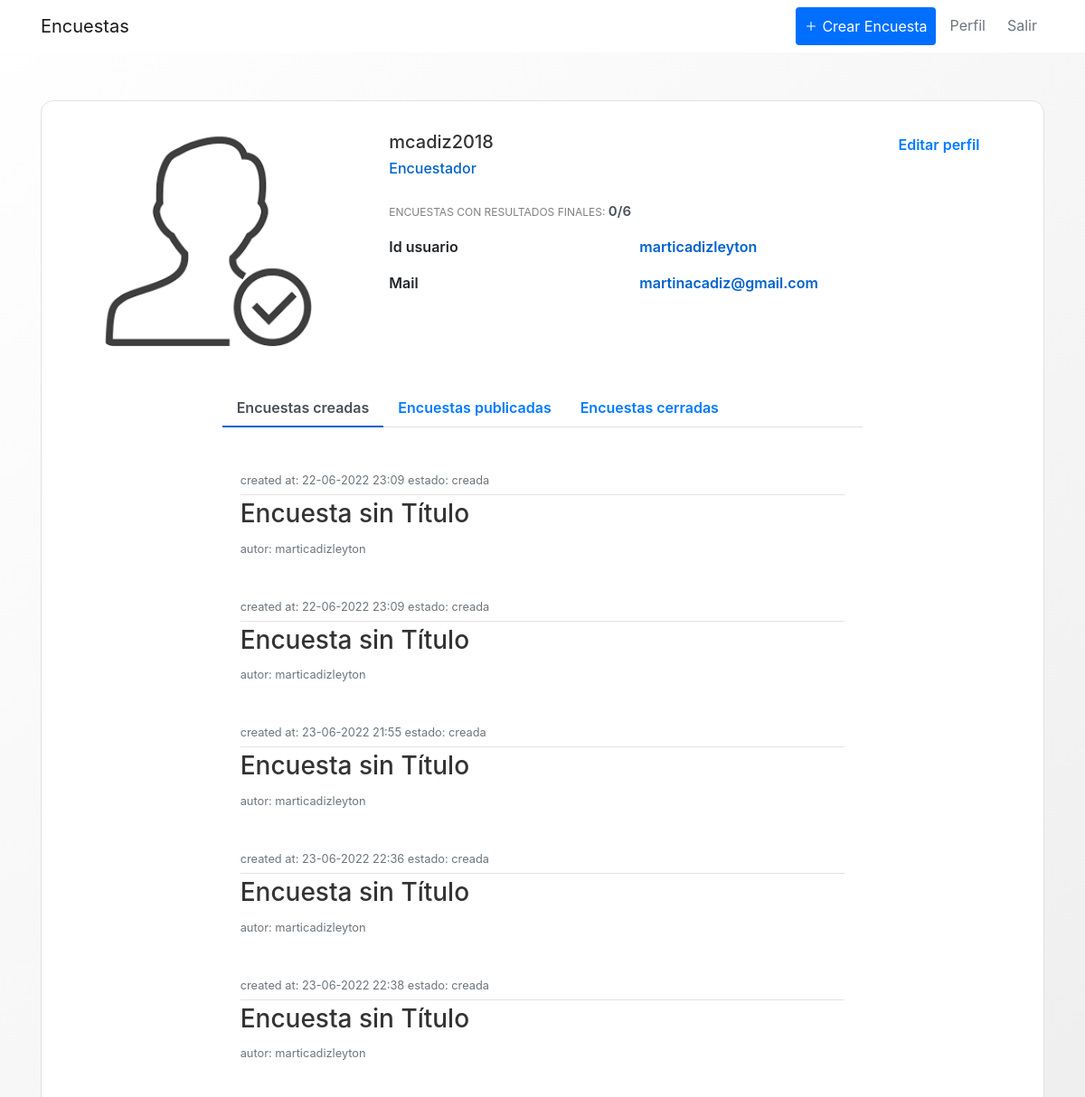
The app's page /profile (signed in), older data.
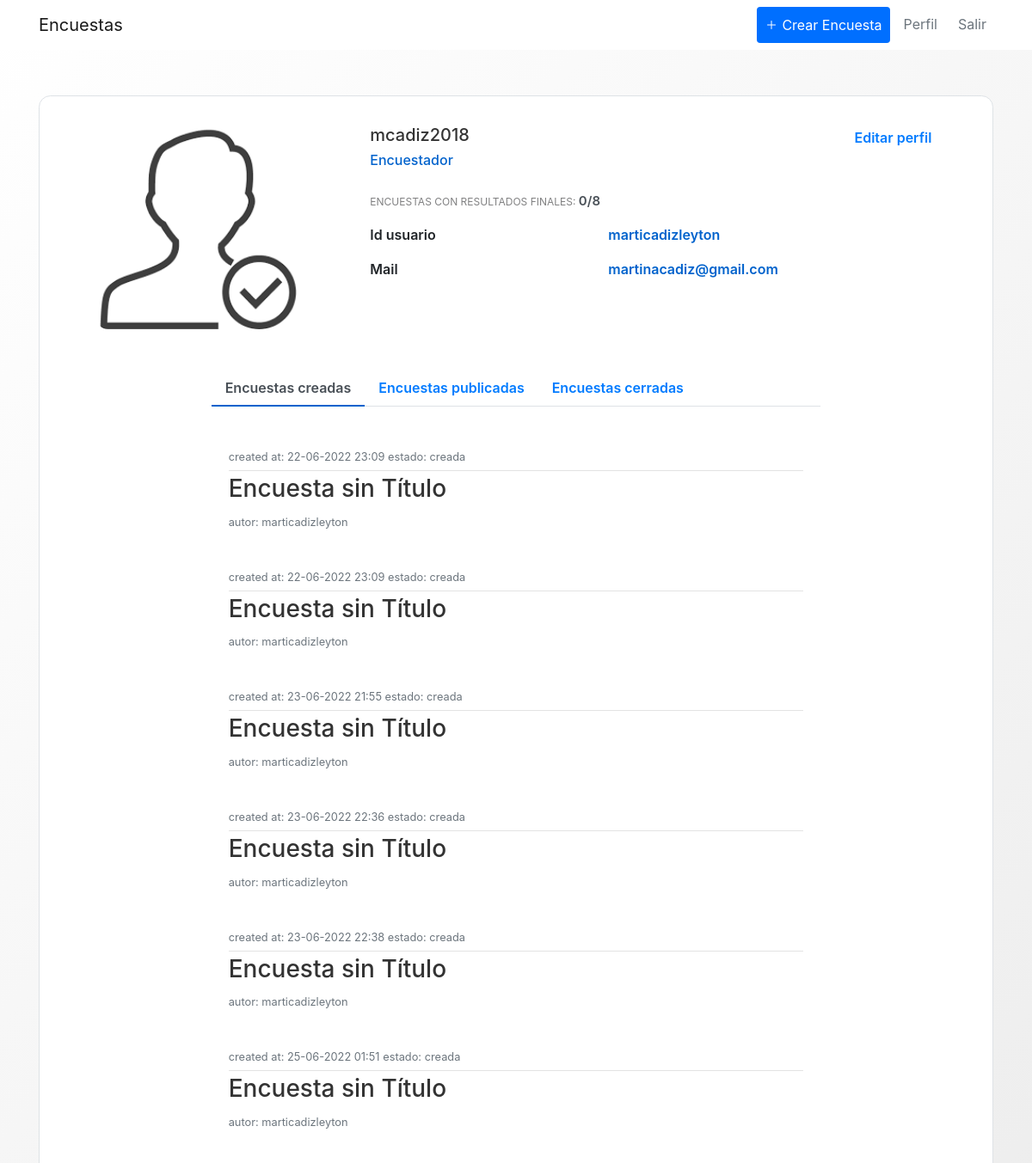
The same page, newer data.
### encuestas/models.py (models this page shows, shortened)
class User(db.Model,UserMixin):
    id = db.Column(db.Integer, primary_key=True)
    username = db.Column(db.String(20), unique=True, nullable=False)
    name = db.Column(db.String(20), nullable=False)
    email = db.Column(db.String(120), unique=True, nullable=False)
    image_file = db.Column(db.String(20), nullable=False, default='default.jpg')
    password = db.Column(db.String(60), nullable=False)
    posts = db.relationship('Post', backref='author', lazy=True)
    tipo = db.Column(db.String(20), nullable=False)
    visible_inf = db.Column(db.String(20), nullable=False, default=True)

class Encuesta(db.Model):
    id = db.Column(db.Integer, primary_key = True)
    title = db.Column(db.String(100),nullable = False)
    description = db.Column(db.String(1000), nullable = False)
    image_file = db.Column(db.String(20), nullable=False, default='default.jpg')
    date_created = db.Column(db.DateTime, nullable = False, default = datetime.utcnow)
    date_posted = db.Column(db.DateTime, default = datetime.utcnow)
    user_id = db.Column(db.Integer, db.ForeignKey('user.id'),nullable = False)
    preguntas = db.relationship('Pregunta', backref = 'content', lazy = True)
    estado =  db.Column(db.String(100), default = "creada")
    categoria = db.Column(db.String(100),default = "Categoría" , nullable=False)

### encuestas/routes.py (the view)
@app.route("/profile", methods=['GET', 'POST'])
@login_required
def profile():
    form = updatePerfil()
    respuesta = Respuesta.query.filter_by(id_usuario = current_user.username)
    if form.validate_on_submit():
        if form.picture.data:
            picture_file = guardarfoto(form.picture.data)
            current_user.image_file = picture_file
        current_user.name = form.name.data
        current_user.email = form.email.data
        current_user.visible_inf = form.visible.data
        db.session.commit()
        flash('Tus datos han sido actualizados', 'success')
        return redirect(url_for('profile'))
    elif request.method == 'GET':
        form.name.data = current_user.name
        form.email.data = current_user.email
    lista_query= []
    encuest = {}
    for i in respuesta:
        datet =  i.date
        encuest[i.date.strftime("%d-%m-%Y %H:%M:%S")] = i.id_encuesta
        encRESP = Encuesta.query.filter_by(id = i.id_encuesta )
    keys = list(encuest.keys())
    for i in encuest:
        print(encuest[i])
        lista_query.append(Encuesta.query.filter_by(id = encuest[i] ))
    if len(lista_query) ==0:
        lista_query = 0
    encPUBLIC = Encuesta.query.filter_by(user_id = current_user.username,estado = "publicada" )
    encCREATE = Encuesta.query.filter_by(user_id = current_user.username,estado = "creada" )
    encCLOSED = Encuesta.query.filter_by(user_id = current_user.username,estado = "cerrada" )
    TOTAL=len(encuest)
    TOTALC=0
    tipo = False
    perfil_usuario =  'profile_encuestado.html'
    if current_user.tipo == '1':
        tipo = True
        perfil_usuario =  'profile_encuestador.html'
        for i in encPUBLIC:
            TOTAL=TOTAL+1
        for i in encCREATE:
            TOTAL=TOTAL+1
        for i in encCLOSED:
            TOTALC=TOTALC+1
    image_file = url_for('static', filename= 'profile_pics/' + current_user.image_file)
    return render_template(perfil_usuario, title='Profile', image_file=image_file , encPUBLIC = encPUBLIC, form = form, encCREATE=encCREATE, encCLOSED=encCLOSED, TOTAL =TOTAL+TOTALC, TOTALC  =  TOTALC, tipo=tipo, lista_query=lista_query, keys = keys)

### encuestas/forms.py (shortened to what this page needs)
class updatePerfil(FlaskForm):
    name = StringField('Nombre',
                           validators=[DataRequired(), Length(min=2, max=20)])
    email = StringField('Email',
                        validators=[DataRequired(), Email()])
    submit = SubmitField('Actualiza tu información')
    picture = FileField('Actualiza foto de perfil', validators=[FileAllowed(['jpg','png'])])
    visible = BooleanField('Sí, quiero mi información visible en el perfil', default=True)

### encuestas/models.py (called while the page is built)
@login_manager_.user_loader
def load_user(user_id):
    return User.query.get(int(user_id))

### encuestas/templates/profile_encuestador.html (shortened to what this page needs)
{% extends "layout.html" %}
{% block content %}
<link href="//maxcdn.bootstrapcdn.com/bootstrap/4.1.1/css/bootstrap.min.css" rel="stylesheet" id="bootstrap-css">
<div class="container emp-profile border">
                <div class="row">
                    <div class="col-md-4">
                        <div class="profile-img  rounded-circle ">
                            <img src = "{{image_file}}" alt=""/>
                        </div>
                    </div>
                    <div class="col-md-6">
                        <div class="profile-head">
                                    <h5>
                                        {{current_user.name}}
                                    </h5>
                                    <h6>
                                        {% if tipo %}
                                            Encuestador
                                        {%    else %}
                                            Encuestado
                                        {%    endif %}
                                    </h6>
                                    <p class="proile-rating">ENCUESTAS CON RESULTADOS FINALES: <span>{{TOTALC}}/{{TOTAL}}</span></p>
                                    <div class="tab-content profile-tab" id="myTabContent">
                                        {% if current_user.visible_inf == '1' %}
                                        <div class="tab-pane fade show active" id="home" role="tabpanel" aria-labelledby="home-tab">
                                            <div class="row tab-pane fade show active " id="home" role="tabpanel" aria-labelledby="home-tab">
                                                <div class="col-md-6">
                                                    <label>Id usuario</label>
                                                </div>
                                                <div class="col-md-6">
                                                    <p>{{current_user.username}}</p>
                                                </div>
                                                <div class="col-md-6">
                                                    <label>Mail</label>
                                                </div>
                                                <div class="col-md-6">
                                                    <p>{{current_user.email}}</p>
                                                </div>
                                            </div>
                                        </div>
                                        {%    endif %}
                                    </div>
                        </div>
                    </div>
                    <div class="col-md-2">
                        <input  type="button" value="Editar perfil" class="profile-edit-btn btn-outline-primary" id="btn"  >
                    </div>
                </div>
                <div class="row-md-2">
                    <br>
                    <br>
                </div>
                <div class="row">
                    <div class="col-md-2">
                    </div>
                    <div class="col-md-8 profile-head">
                        <ul class="nav nav-tabs" id="myTab" role="tablist">
                            <li class="nav-item">
                                <a class="nav-link active" id="profile-tab" data-toggle="tab" href="#created" role="tab" aria-controls="created" aria-selected="true">Encuestas creadas</a>
                            </li>
                            <li class="nav-item">
                                <a class="nav-link" id="open-tab" data-toggle="tab" href="#open" role="tab" aria-controls="open" aria-selected="false">Encuestas publicadas</a>
                            </li>
                            <li class="nav-item">
                                <a class="nav-link" id="profile-tab" data-toggle="tab" href="#close" role="tab" aria-controls="close" aria-selected="false">Encuestas cerradas</a>
                            </li>
                        </ul>
                        <div class="tab-content profile-tab" id="myTabContent">
                            <div class="tab-pane fade show active" id="created" role="tabpanel" aria-labelledby="created-tab">
                                <div class="column">
                                    <div class="row-md-8">
                                    {% for encuesta in encCREATE %}
                                    <article class="media content-section">
                                        <div class="media-body">
                                            <div class="article-metadata">
                                                <small class="text-muted">
                                                    created at: {{encuesta.date_created.strftime('%d-%m-%Y %H:%M')}}
                                                </small>
                                                <small class="text-muted">
                                                    estado: {{encuesta.estado}}
                                                </small>
                                            </div>
                                                <h2>
                                                    <a class="article-title"
                                                    href="{{ url_for('encuesta', encuesta_id=encuesta.id)}}"> <h3>{{ encuesta.title }} </h3></a>
                                                </h2>
                                                <small class="text-muted">
                                                    autor: {{encuesta.user_id}}
                                                </small>
                                            </div>
                                        </article>
                                        {% endfor %}
                                    </div>
                                </div>
                            </div>
                        </div>
                    </div>
                </div>
        </div>
        {% endblock content %}

### encuestas/templates/layout.html (shortened to what this page needs)
<!DOCTYPE html>
<html>
<head>
    <link rel="stylesheet" href="https://maxcdn.bootstrapcdn.com/bootstrap/4.0.0/css/bootstrap.min.css">
    <link rel="stylesheet" type="text/css" href="{{ url_for('static', filename='main.css') }}">
</head>
<body>
    <header class="site-header">
      <nav class="navbar navbar-expand-lg bg-white navbar-light bg-white fixed-top ">
        <div class="container">
          <a class="navbar-brand mr-4 " href="/">Encuestas</a>
          <div class="collapse navbar-collapse" id="navbarToggle">
            <div class="navbar-nav">
              {%block change_button%}
              {% if current_user.is_authenticated and current_user.tipo =='1' %}
               <a class="nav-item text-white nav-link btn primary-button brand-color d-flex align-items-center gap-3" href="{{ url_for('crear_encuesta')}}">
                  <ion-icon class = "aligm-middle"name="add-outline"></ion-icon>
                  <span>
                    Crear Encuesta
                  </span>
              </a>
              {% endif %}
              {%endblock change_button%}
              {% if current_user.is_authenticated %}
              <a class="nav-item text-secondary nav-link  btn-link px-3 me-2" href="{{ url_for('profile') }}">Perfil</a>
              <a class="nav-item text-secondary nav-link" href="{{ url_for('logout') }}">Salir</a>
              {% else %}
              <a class="nav-item text-secondary nav-link" href="{{ url_for('login') }}">Login</a>
              <a class="nav-item text-secondary nav-link" href="{{ url_for('register') }}">Registrate</a>
              {% endif %}
            </div>
          </div>
        </div>
      </nav>
    </header>
    <main role="main" class="container">
      <div >
        <div id ="content-section">
          {% block content %}{% endblock %}
        </div>
      </div>
    </main>
</body>
</html>

### encuestas/static/main.css (style rules this page uses)
body { font-family: "Roboto", sans-serif; font-weight: 400; background: #fafafa; color: #333; margin-top: 3.4rem; box-sizing: border-box; }
h1, h2, h3, h4, h5, h6 { color: #444444; }
.site-header .navbar-nav .nav-link { color: #cbd5db; }
.container { max-width: 1200px; width: 1200px; }
.content-section { background: #ffffff; padding: 10px 20px; border-radius: 3px; margin-bottom: 20px; }
.article-title { color: #333; }
.article-metadata { padding-bottom: 5px; margin-bottom: 4px; border-bottom: 1px solid #e3e3e3; }
.gap-3 { gap: 0.3rem; }
html, body { width: 100%; height: 100%; }
body { background: linear-gradient(-45deg, #ffffff, #e4e4e4, #ffffff); background-size: 400% 400%; animation: gradient 15s ease; }
.emp-profile { padding: 3%; margin-top: 10%; margin-bottom: 10%; border-radius: 0.85rem; background: #fff; }
.profile-img { text-align: center; }
.profile-img img { width: 70%; height: 100%; border-radius: 0.85rem; }
.profile-head h5 { color: #333; }
.profile-head h6 { color: #0062cc; }
.profile-edit-btn { border: none; border-radius: 1.5rem; width: 70%; padding: 2%; font-weight: 600; color: #6c757d; cursor: pointer; }
.proile-rating { font-size: 12px; color: #818182; margin-top: 5%; }
.proile-rating span { color: #495057; font-size: 15px; font-weight: 600; }
.profile-head .nav-tabs { margin-bottom: 5%; }
.profile-head .nav-tabs .nav-link { font-weight: 600; border: none; }
.profile-head .nav-tabs .nav-link.active { border: none; border-bottom: 2px solid #0062cc; }
.profile-tab label { font-weight: 600; }
.profile-tab p { font-weight: 600; color: #0062cc; }
.brand-color { background-color: #006fff; }
.primary-button { border: none; color: white; font-size: 1rem; border-radius: 3px; }

Row changes from the older to the newer data that the page shows:
added Encuesta: date_created "25-06-2022 01:51", estado "creada", title "Encuesta sin Título", user_id "marticadizleyton"
Text that changed along with them:
{{ TOTAL }}: "6" → "8"
